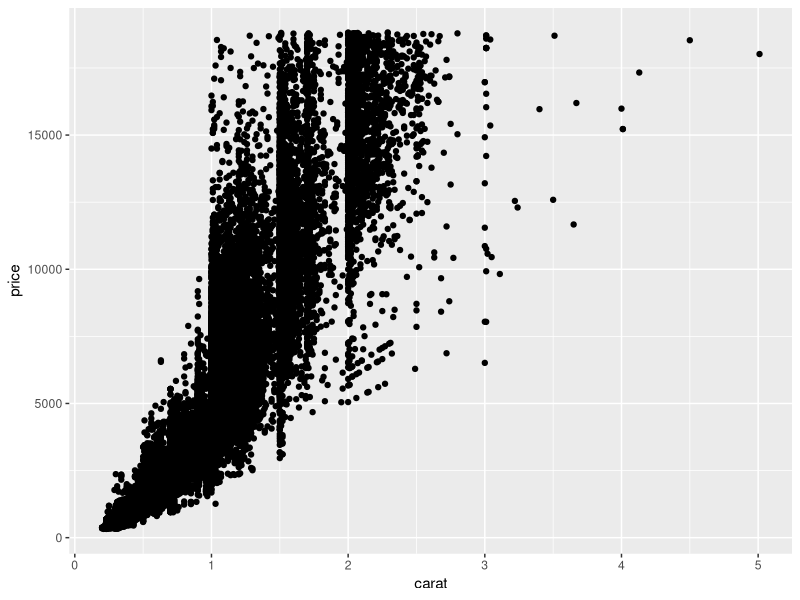
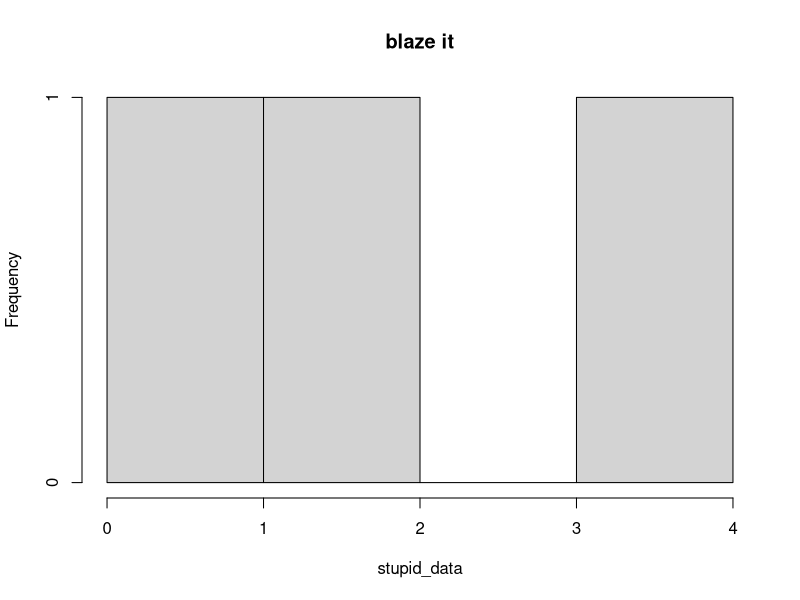

Recreate these plots in R, in order.
## ---- chunk 1
knitr::opts_chunk$set(echo = TRUE)
library(tidyverse)
## ---- chunk 2
### In this code chunk, start with the diamonds dataset (built in to
### ggplot2 package) and create a plot of price vs. carat (or some other
### variables of your choice)

ggplot(data = diamonds, aes(x = carat, y = price))+
  geom_point()

## ---- chunk 3
### In this code chunk, start with the diamonds dataset (built in to
### ggplot2 package) and create a subset based on filtering, e.g., 
### size greater than 1 carat or cut is "Ideal"

stupid_data <- c(4,2,0)
hist(stupid_data, main ="blaze it")

## ---- chunk 4
### Both partners - delete this comment, then write some code here
### to plot, summarize, calculate something simple using the diamonds
### dataset.


## ---- chunk 5
### Both partners - delete this comment, then write some code here
### to plot, summarize, calculate something simple using the diamonds
### dataset.


